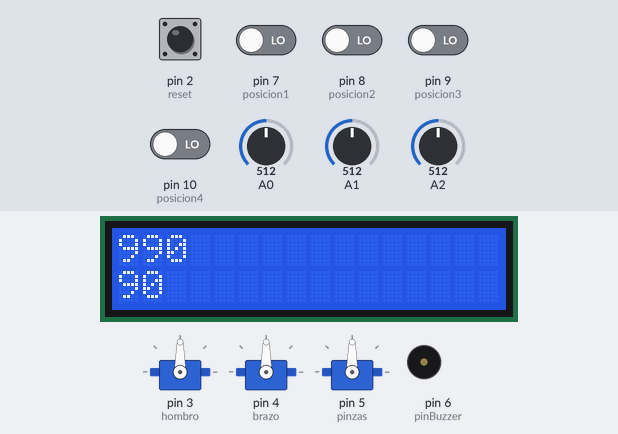
The sketch below on a simulated Arduino Uno, built with avr-gcc and run on an emulated ATmega328P. On the bench: 16×2 character LCD, 3 × servo, buzzer (waves = sounding). Inputs (shaded band) come from the test bench; at power-on: pin 2 (reset), pin 7 (posicion1), pin 8 (posicion2), pin 9 (posicion3), pin 10 (posicion4) LOW, A0 = 512, A1 = 512, A2 = 512. What the sketch prints to the serial monitor is not drawn.

Above: at 1.2 s.
1.3 s: A0 set to 716
At 2.2 s:
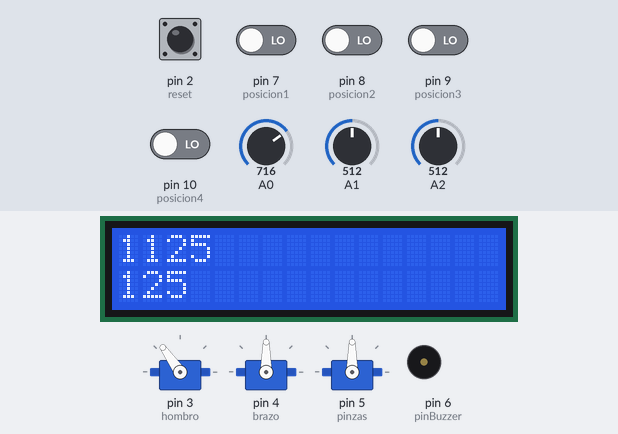
3.1 s: pin 2 (reset) pulled HIGH for 0.35 s
At 3.32 s:
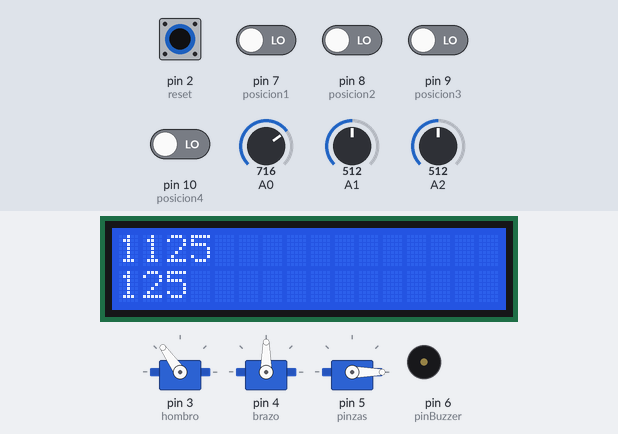
4.9 s: pin 2 (reset) pulled HIGH for 1 s
At 9.63 s:
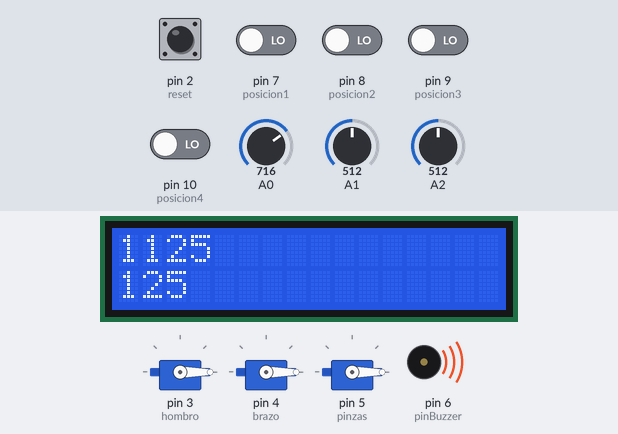
Timing chart, 0 to 13.4 s (numbered marks = the images above; inputs shaded):
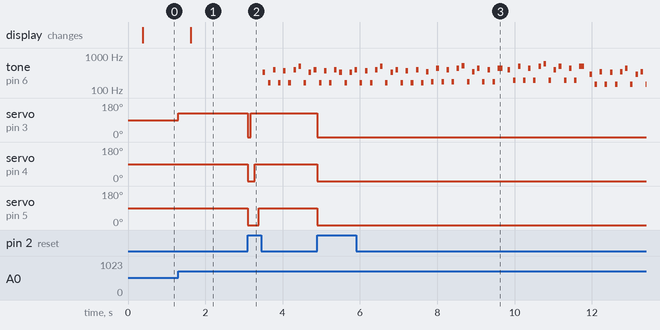

The sketch:

practica2_3.ino
```cpp
//brazo robotico
#include <Servo.h>
#include <LiquidCrystal_I2C.h>
#define pinBuzzer 6
#define reset 2
#define posicion1 7
#define posicion2 8
#define posicion3 9
#define posicion4 10
#define mover_hombro 11
#define mover_brazo 12
#define mover_pinzas 13
Servo hombro;
Servo brazo;
Servo pinzas;
LiquidCrystal_I2C pantalla(0x27, 16, 2);
int lector1;
int lector2;
int lector3;
int lector4;
int lector5;
int lector6;
int lector7;
int lector8;
int grados1;
int grados2;
int grados3;
long hombroDireccion;
long brazoDireccion;
long pinzasDireccion;


void setup(){
  Serial.begin(9600);
  pinMode(posicion1,INPUT);
  pinMode(posicion2,INPUT);
  pinMode(posicion3,INPUT);
  pinMode(posicion4,INPUT);
  pinMode(reset,INPUT);
  pantalla.init();
  pantalla.backlight();
  pantalla.clear();
  hombro.attach(3,500,2500);
  brazo.attach(4,500,2500);
  pinzas.attach(5,500,2500);
   attachInterrupt(digitalPinToInterrupt(reset),p_inicial,RISING);
  }


  void loop(){
    lector1 = digitalRead(posicion1);
    lector2 = digitalRead(posicion2);
    lector3 = digitalRead(posicion3);
    lector4 = digitalRead(posicion4);
    lector5 = digitalRead(reset);
    hombroDireccion = analogRead(A0);
    brazoDireccion = analogRead(A1);
    pinzasDireccion = analogRead(A2);
    grados1=map(hombroDireccion,0,1023,0,180);
    Serial.println(hombroDireccion);
    hombro.write(grados1);
    delay(100);
    grados2=map(brazoDireccion,0,1023,0,180);
    grados3=map(pinzasDireccion,0,1023,0,180);
    brazo.write(grados2);
    delay(100);
    pinzas.write(grados3);
    delay(100);
    pantalla.setCursor(0,0);
    pantalla.print(grados1);
    pantalla.setCursor(0,5);
    pantalla.print(grados1);
    pantalla.setCursor(1,0);
    pantalla.print(grados1);


if(lector1 == 1){
p_1();
}
if(lector2 == 1){
p_2();
}
if(lector3 == 1){
p_3();
}
if(lector4 == 1){
p_4();
}
if(lector5 == 1){
  uno_();
dos_();
tres();
cuatro();
dos_();
uno_();
  }
}


void p_inicial(){
hombro.write(0);
brazo.write(0);
pinzas.write(0);

  }


  void p_1(){
hombro.write(40);
brazo.write(20);
pinzas.write(30);
    }
  void p_2(){
  hombro.write(70);
brazo.write(40);
pinzas.write(50);
}
  void p_3(){
  hombro.write(130);
brazo.write(60);
pinzas.write(70);
    }
  void p_4(){
  hombro.write(160);
brazo.write(80);
pinzas.write(90);
delay(1000);
    }


//De la cancion
int C_ =  261/2;
int Cs_=  277/2;
int D_ =  293/2 ;
int Ds_=  311/2;
int E_ =  329/2 ;
int F_ =  349/2 ;
int Fs_=  369/2;
int G_ =  391/2 ;
int Gs_=  415/2;
int A_ =  440/2 ;
int As_=  466/2;
int B_ =  493/2 ;
int Sil = 5;
int C =  261;
int Cs=  277;
int D =  293 ;
int Ds=  311;
int E =  329 ;
int F =  349 ;
int Fs=  369;
int G =  391 ;
int Gs=  415;
int A =  440 ;
int As=  466;
int B =  493 ;
int C2   =524;
int Cs2  =555;
int D2   =588;
int Ds2  =623;
int E2   =660;
int F2   =699;
int Fs2  =740;
int G2   =784;
int Gs2  =831;
int A_2   = 880;
int As2  =933;
int B2   =988;
int C3  =1047;
int Cs3  =555*2;
int D3   =588*2;
int Ds3  =623*2;
int E3   =660*2;
int F3   =699*2;
int Fs3  =740*2;
int G3   =784*2;
int Gs3  =831*2;
int A_3   = 880*2;
int As3  =933*2;
int B3   =988*2;
int tempo=112*2;
int negra=60000/tempo;
int semi = negra/4;
//int semi =86;
int corch = 2*semi;
//int negra = corch*2;
int np = corch*3;
int blanca = negra*2;
int redonda = blanca*2;
int rep = 3*negra;
int bnp = 3*negra+3*corch;
int retardo = 100;
void nota(int nota, int duracion){
  tone(pinBuzzer,nota, duracion);
  delay(duracion);
  noTone(pinBuzzer);
  delay(duracion);
}
//fin del programa de la cancion
  //de la cancion tambien
  void prePre(){
  nota(A   , semi );
  nota(A_   , semi );
  nota(C2  , semi);
  nota(A_   , semi );
  nota(B   , semi );
  nota(A_   , semi );
  nota(C2  , semi);
  nota(E2 , semi);
  nota(A_   , semi );
  nota(A   , semi );
  nota(C2  , semi);
  nota(A_   , semi );
  nota(B   , semi );
  nota(Sil , semi);
  nota(C2  , semi);
  nota(A   , semi );
  nota(A_   , semi );
  nota(A   , semi );
  nota(C2   , semi );
  nota(A_   , semi );
  nota(B   , semi );
  nota(A_   , semi );
  nota(C2   , semi );
  nota(E2   , semi );
  nota(A_   , semi );
  nota(A   , semi );
  nota(C2   , semi );
  nota(A_   , semi );
  nota(B   , semi );
  nota(A_   , semi );
  nota(C2   , semi );
nota(A_   , semi );
}
void uno_(){
  nota(E   , semi );
  nota(E_   , semi );
  nota(G   , semi );
  nota(E_   , semi );
  nota(Fs   , semi );
  nota(E_   , semi );
  nota(G   , semi );
  nota(B   , semi );
  nota(E_   , semi );
  nota(E   , semi );
  nota(G   , semi );
  nota(E_   , semi );
  nota(Fs   , semi );
  nota(E_   , semi );
  nota(G   , semi );
  nota(E   , semi );
  nota(E_   , semi );
  nota(E   , semi );
  nota(G   , semi );
  nota(E_   , semi );
  nota(Fs   , semi );
  nota(E_   , semi );
  nota(G   , semi );
  nota(B   , semi );
  nota(E_   , semi );
  nota(E   , semi );
  nota(G   , semi );
  nota(E_   , semi );
  nota(Fs   , semi );
  nota(E_   , semi );
  nota(G   , semi );
  nota(E_   , semi );
}
void dos_(){
  nota( F  , semi );
  nota( F_ , semi );
  nota( A  , semi );
  nota( F_ , semi );
  nota(G , semi);
  nota(F_, semi);
  nota(A , semi);
  nota(C2, semi);
  nota( F_ , semi );
  nota( F  , semi );
  nota( A  , semi );
  nota( F_ , semi );
  nota( G, semi);
  nota( F_ , semi );
  nota( A  , corch );
    nota(G , semi);
    nota(G_ , semi);
    nota(B , semi);
    nota(G_ , semi);
    nota(A , semi);
    nota(G_ , semi);
    nota(B , semi);
    nota(D2 , semi);
    nota(G_ , semi);
    nota(G , semi);
    nota(B , semi);
    nota(G_ , semi);
    nota(A , semi);
    nota(G_ , semi);
    nota(B , corch);
}
void tres(){
  nota(D , semi);
  nota(D_ , semi);
  nota(F , semi);
  nota(D_ , semi);
  nota(E , semi);
  nota(D_ , semi);
  nota(F , semi);
  nota(A , semi);
  nota(D_ , semi);
  nota(D , semi);
  nota(F , semi);
  nota(D_ , semi);
  nota(E , semi);
  nota(D_ , semi);
  nota(F , corch);
}
void cuatro(){
  nota(E , semi);
  nota(E_ , semi);
  nota(G , semi);
  nota(E_ , semi);
  nota(Fs , semi);
  nota(E_ , semi);
  nota(G , semi);
  nota(B , semi);
  nota(E_ , semi);
  nota(E , semi);
  nota(G , semi);
  nota(E_ , semi);
  nota(Fs , semi);
  nota(E_ , semi);
  nota(G , corch);
  }
  //fin del programa
```

Measured:
- after the input at 1.3 s, servo on pin 3 (hombro): 90° → 125° at once; the display: changes after 0.32 s (image 1)
- after the input at 3.1 s, tone on pin 6 (pinBuzzer): plays 329 Hz for 0.07 s, 164 Hz for 0.07 s, 391 Hz for 0.07 s, 164 Hz for 0.07 s, 369 Hz for 0.07 s, 164 Hz for 0.07 s … (11 notes in this stretch), starting after 0.39 s; servo on pin 3 (hombro): 125° → 0° at once, → 125° 0.08 s later
- after the input at 4.9 s, servo on pin 3 (hombro): 125° → 0° at once; servo on pin 4 (brazo), servo on pin 5 (pinzas): 90° → 0° at once
